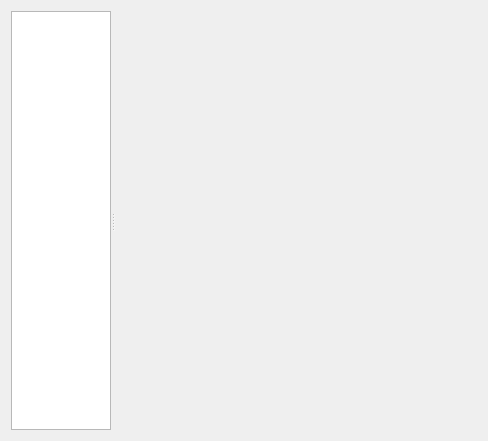
<?xml version="1.0" encoding="UTF-8"?>
<ui version="4.0">
 <class>PreferencesDialog</class>
 <widget class="QDialog" name="PreferencesDialog">
  <property name="geometry">
   <rect>
    <x>0</x>
    <y>0</y>
    <width>488</width>
    <height>441</height>
   </rect>
  </property>
  <property name="windowTitle">
   <string>Preferences</string>
  </property>
  <layout class="QVBoxLayout" name="verticalLayout">
   <item>
    <widget class="QSplitter" name="splitter">
     <property name="orientation">
      <enum>Qt::Orientation::Horizontal</enum>
     </property>
     <widget class="SidebarWidget" name="sidebar">
      <property name="maximumSize">
       <size>
        <width>100</width>
        <height>16777215</height>
       </size>
      </property>
     </widget>
     <widget class="QStackedWidget" name="stackedWidget">
      <widget class="QWidget" name="pageCredentials">
       <layout class="QVBoxLayout" name="verticalLayout_4">
        <item>
         <widget class="CredentialsWidget" name="credentialsWidget" native="true">
          <property name="minimumSize">
           <size>
            <width>0</width>
            <height>200</height>
           </size>
          </property>
         </widget>
        </item>
        <item>
         <spacer name="verticalSpacer">
          <property name="orientation">
           <enum>Qt::Orientation::Vertical</enum>
          </property>
          <property name="sizeHint" stdset="0">
           <size>
            <width>20</width>
            <height>40</height>
           </size>
          </property>
         </spacer>
        </item>
       </layout>
      </widget>
      <widget class="QWidget" name="page_2"/>
     </widget>
    </widget>
   </item>
  </layout>
 </widget>
 <customwidgets>
  <customwidget>
   <class>SidebarWidget</class>
   <extends>QListView</extends>
   <header>Kanoop/gui/widgets/sidebarwidget.h</header>
  </customwidget>
  <customwidget>
   <class>CredentialsWidget</class>
   <extends>QWidget</extends>
   <header>widgets/credentialswidget.h</header>
   <container>1</container>
  </customwidget>
 </customwidgets>
 <resources/>
 <connections/>
</ui>
